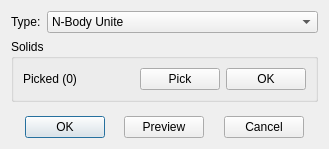
<?xml version="1.0" encoding="UTF-8"?>
<ui version="4.0">
 <class>NBodyUniteInfoDialog</class>
 <widget class="QDialog" name="NBodyUniteInfoDialog">
  <property name="geometry">
   <rect>
    <x>0</x>
    <y>0</y>
    <width>329</width>
    <height>149</height>
   </rect>
  </property>
  <property name="windowTitle">
   <string>N-Body Unite</string>
  </property>
  <layout class="QGridLayout" name="gridLayout_5">
   <item row="2" column="0">
    <spacer name="verticalSpacer">
     <property name="orientation">
      <enum>Qt::Vertical</enum>
     </property>
     <property name="sizeHint" stdset="0">
      <size>
       <width>20</width>
       <height>40</height>
      </size>
     </property>
    </spacer>
   </item>
   <item row="3" column="0">
    <widget class="QWidget" name="widget" native="true">
     <property name="sizePolicy">
      <sizepolicy hsizetype="Preferred" vsizetype="Fixed">
       <horstretch>0</horstretch>
       <verstretch>0</verstretch>
      </sizepolicy>
     </property>
     <layout class="QGridLayout" name="gridLayout_3">
      <property name="leftMargin">
       <number>0</number>
      </property>
      <property name="topMargin">
       <number>0</number>
      </property>
      <property name="rightMargin">
       <number>0</number>
      </property>
      <property name="bottomMargin">
       <number>0</number>
      </property>
      <item row="0" column="4">
       <spacer name="horizontalSpacer_3">
        <property name="orientation">
         <enum>Qt::Horizontal</enum>
        </property>
        <property name="sizeHint" stdset="0">
         <size>
          <width>40</width>
          <height>20</height>
         </size>
        </property>
       </spacer>
      </item>
      <item row="0" column="1">
       <widget class="QPushButton" name="btnOK">
        <property name="text">
         <string>OK</string>
        </property>
       </widget>
      </item>
      <item row="0" column="3">
       <widget class="QPushButton" name="btnPreview">
        <property name="text">
         <string>Preview</string>
        </property>
       </widget>
      </item>
      <item row="0" column="5">
       <widget class="QPushButton" name="btnCancel">
        <property name="text">
         <string>Cancel</string>
        </property>
       </widget>
      </item>
      <item row="0" column="2">
       <spacer name="horizontalSpacer_2">
        <property name="orientation">
         <enum>Qt::Horizontal</enum>
        </property>
        <property name="sizeHint" stdset="0">
         <size>
          <width>40</width>
          <height>20</height>
         </size>
        </property>
       </spacer>
      </item>
      <item row="0" column="0">
       <spacer name="horizontalSpacer">
        <property name="orientation">
         <enum>Qt::Horizontal</enum>
        </property>
        <property name="sizeHint" stdset="0">
         <size>
          <width>40</width>
          <height>20</height>
         </size>
        </property>
       </spacer>
      </item>
      <item row="0" column="6">
       <spacer name="horizontalSpacer_4">
        <property name="orientation">
         <enum>Qt::Horizontal</enum>
        </property>
        <property name="sizeHint" stdset="0">
         <size>
          <width>40</width>
          <height>20</height>
         </size>
        </property>
       </spacer>
      </item>
     </layout>
    </widget>
   </item>
   <item row="1" column="0">
    <widget class="QStackedWidget" name="stackedWidget">
     <property name="currentIndex">
      <number>0</number>
     </property>
     <widget class="QWidget" name="pageNBUnite">
      <layout class="QGridLayout" name="gridLayout_16">
       <property name="leftMargin">
        <number>0</number>
       </property>
       <property name="topMargin">
        <number>0</number>
       </property>
       <property name="rightMargin">
        <number>0</number>
       </property>
       <property name="bottomMargin">
        <number>0</number>
       </property>
       <item row="0" column="0">
        <widget class="QGroupBox" name="groupBoxEdges">
         <property name="title">
          <string>Solids</string>
         </property>
         <layout class="QGridLayout" name="gridLayout_4" columnstretch="1,0,0">
          <item row="0" column="0">
           <widget class="QLabel" name="labelSolids">
            <property name="text">
             <string>Picked (0)</string>
            </property>
           </widget>
          </item>
          <item row="0" column="1">
           <widget class="QPushButton" name="btnPick">
            <property name="text">
             <string>Pick</string>
            </property>
           </widget>
          </item>
          <item row="0" column="2">
           <widget class="QPushButton" name="btnPickOK">
            <property name="text">
             <string>OK</string>
            </property>
           </widget>
          </item>
         </layout>
        </widget>
       </item>
      </layout>
     </widget>
    </widget>
   </item>
   <item row="0" column="0">
    <widget class="QWidget" name="widget_2" native="true">
     <property name="sizePolicy">
      <sizepolicy hsizetype="Preferred" vsizetype="Fixed">
       <horstretch>0</horstretch>
       <verstretch>0</verstretch>
      </sizepolicy>
     </property>
     <layout class="QGridLayout" name="gridLayout_2">
      <property name="leftMargin">
       <number>0</number>
      </property>
      <property name="topMargin">
       <number>0</number>
      </property>
      <property name="rightMargin">
       <number>0</number>
      </property>
      <property name="bottomMargin">
       <number>0</number>
      </property>
      <item row="0" column="0">
       <widget class="QLabel" name="label">
        <property name="sizePolicy">
         <sizepolicy hsizetype="Fixed" vsizetype="Preferred">
          <horstretch>0</horstretch>
          <verstretch>0</verstretch>
         </sizepolicy>
        </property>
        <property name="text">
         <string>Type:</string>
        </property>
       </widget>
      </item>
      <item row="0" column="1">
       <widget class="QComboBox" name="cmbType">
        <property name="currentIndex">
         <number>0</number>
        </property>
        <item>
         <property name="text">
          <string>N-Body Unite</string>
         </property>
        </item>
       </widget>
      </item>
     </layout>
    </widget>
   </item>
  </layout>
 </widget>
 <resources/>
 <connections/>
</ui>
